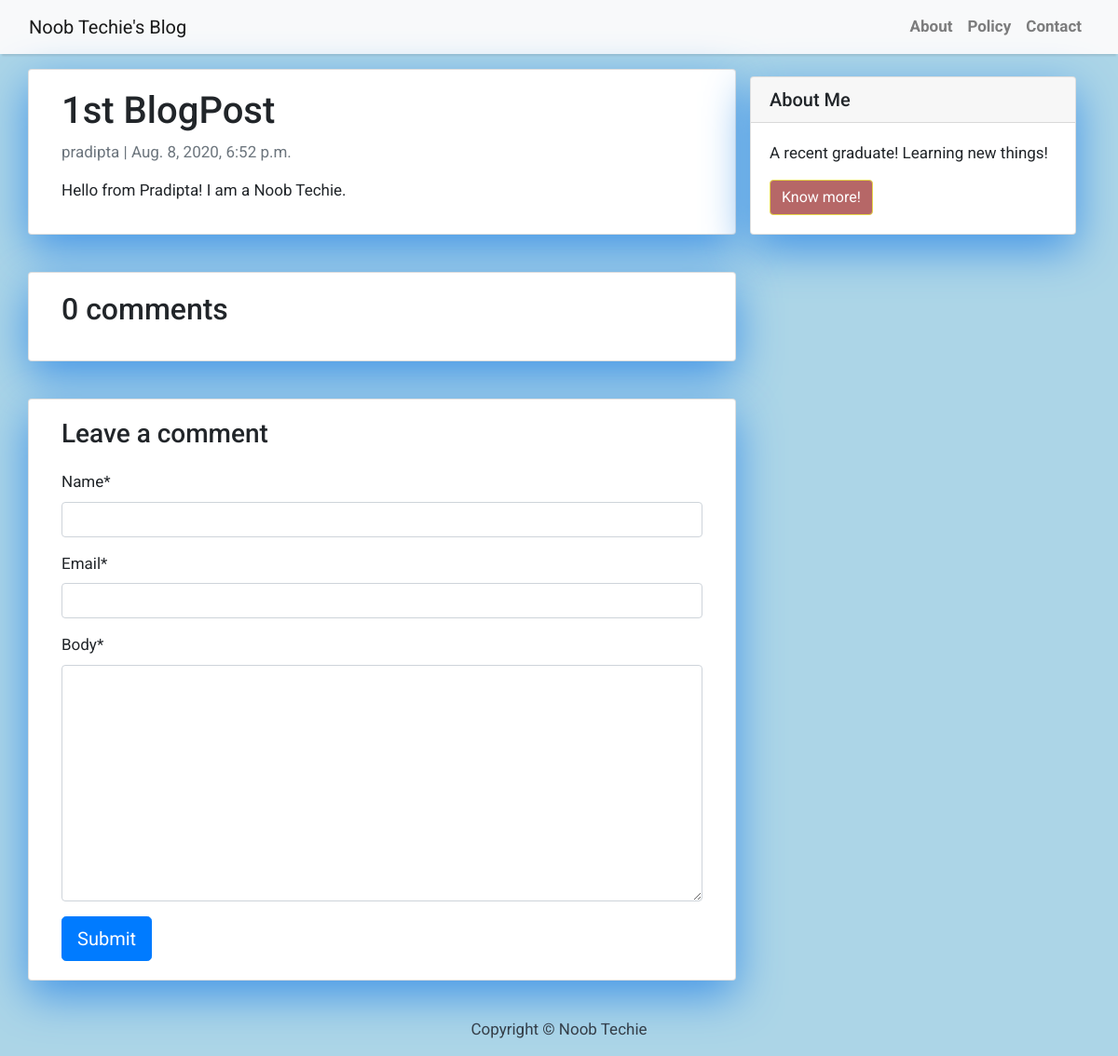
The app's page /my-first-post/ with its own data.
### blog/models.py (models this page shows, shortened)
class Post(models.Model):
    title = models.CharField(max_length=200, unique=True)
    slug = models.SlugField(max_length=200, unique=True)
    author = models.ForeignKey(User, on_delete= models.CASCADE,related_name='blog_posts')
    updated_on = models.DateTimeField(auto_now= True)
    content = models.TextField()
    created_on = models.DateTimeField(auto_now_add=True)
    status = models.IntegerField(choices=STATUS, default=0)
    class Meta:
        ordering = ['-created_on']

### blog/views.py (the view)
# urls.py: path('<slug:slug>/', views.post_detail, name='post_detail'),
def post_detail(request, slug):
    template_name = "post_detail.html"
    post = get_object_or_404(Post, slug=slug)
    comments = post.comments.filter(active=True).order_by("-created_on")
    new_comment = None
    if request.method == "POST":
        comment_form = CommentForm(data=request.POST)
        if comment_form.is_valid():
            new_comment = comment_form.save(commit=False)
            new_comment.post = post
            new_comment.save()
    else:
        comment_form = CommentForm()
    return render(
        request,
        template_name,
        {
            "post": post,
            "comments": comments,
            "new_comment": new_comment,
            "comment_form": comment_form,
        },
    )

### blog/forms.py
class CommentForm(forms.ModelForm):
    class Meta:
        model = Comment
        fields = ('name', 'email', 'body')

### templates/post_detail.html (shortened to what this page needs)
{% extends 'base.html' %} {% block content %}
{% load crispy_forms_tags %}
<div class="container">
  <div class="row">
    <div class="col-md-8 card mb-4  mt-3 left  top">
      <div class="card-body">
        <h1>{% block title %} {{ post.title }} {% endblock title %}</h1>
        <p class=" text-muted">{{ post.author }} | {{ post.created_on }}</p>
        <p class="card-text ">{{ post.content | safe }}</p>
      </div>
    </div>
    {% block sidebar %} {% include 'sidebar.html' %} {% endblock sidebar %}
    <div class="col-md-8 card mb-4  mt-3 ">
      <div class="card-body">
        {% with comments.count as total_comments %}
        <h2>{{ total_comments }} comments</h2>
          {% endwith %}
      </div>
    </div>
    <div class="col-md-8 card mb-4  mt-3 ">
      <div class="card-body">
        {% if new_comment %}
        <div class="alert alert-success" role="alert">
          Your comment is awaiting moderation
        </div>
        {% else %}
        <h3>Leave a comment</h3>
        <form method="post" style="margin-top: 1.3em;">
          {{ comment_form | crispy }}
          <button type="submit" class="btn btn-primary  btn-lg">Submit</button>
        </form>
        {% endif %}
      </div>
    </div>
  </div>
</div>
{% endblock content %}

### templates/base.html (style rules this page uses)
body { font-family: "Roboto", sans-serif; font-size: 17px; background-color: #acd5e7; }

### templates/sidebar.html (style rules this page uses)
.card { box-shadow: 0 16px 48px #4496e7; }

### records on screen
Post: title "1st BlogPost", author "pradipta", created_on "Aug. 8, 2020, 6:52 p.m.", content "Hello from Pradipta! I am a Noob Techie."

### other values on screen
{{ total_comments }} "0"
